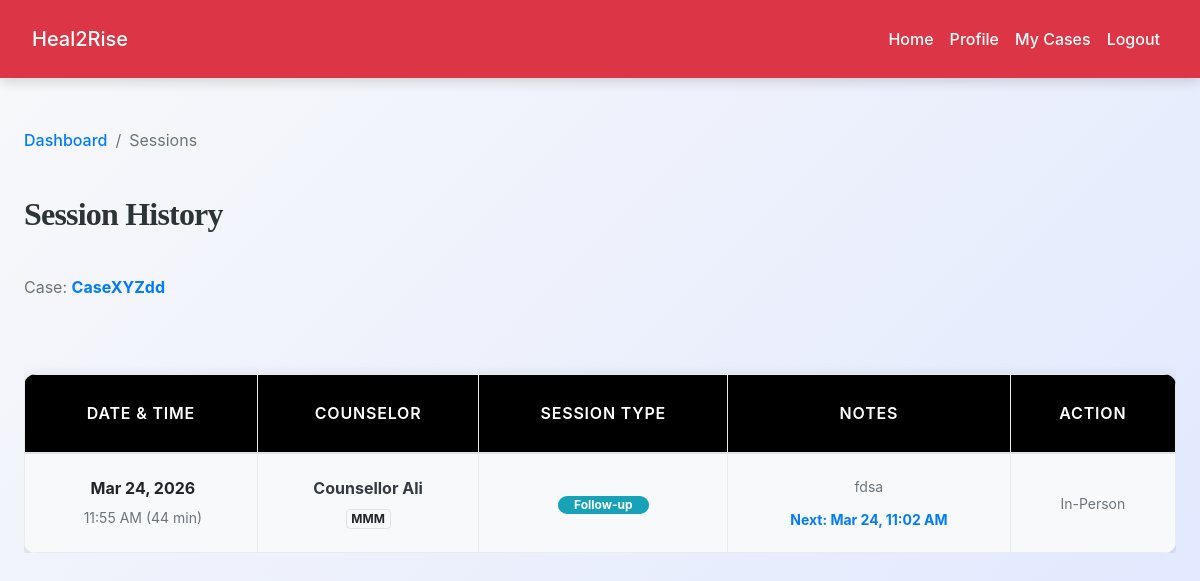
Screenshot of /user/user_sessions.php?id=5 (signed in) with the database file from the repository.
### tables this page shows
CREATE TABLE `cases` (
  `id` int(11) NOT NULL,
  `case_title` varchar(255) NOT NULL,
  `description` text NOT NULL,
  `user_id` int(11) NOT NULL,
  `assigned_ngo_id` int(11) DEFAULT NULL,
  `assigned_staff_id` int(11) DEFAULT NULL,
  `status` enum('pending','approved','rejected','closed') NOT NULL DEFAULT 'pending',
  `problem_category` text DEFAULT NULL,
  `severity` varchar(50) DEFAULT NULL,
  `risk_level` varchar(50) DEFAULT NULL,
  `created_at` datetime DEFAULT current_timestamp(),
  `closed_at` datetime DEFAULT NULL
);

CREATE TABLE `counseling_sessions` (
  `id` int(11) NOT NULL,
  `case_id` int(11) NOT NULL,
  `counselor_id` int(11) NOT NULL,
  `session_date` datetime NOT NULL,
  `session_type` varchar(50) NOT NULL,
  `duration_minutes` int(11) DEFAULT NULL,
  `notes` text DEFAULT NULL,
  `next_session` datetime DEFAULT NULL,
  `meeting_link` varchar(255) DEFAULT NULL,
  `created_at` datetime DEFAULT current_timestamp()
);

CREATE TABLE `counselors` (
  `id` int(11) NOT NULL,
  `full_name` varchar(100) NOT NULL,
  `email` varchar(100) NOT NULL,
  `phone` varchar(20) DEFAULT NULL,
  `password_hash` varchar(255) NOT NULL,
  `qualification` text DEFAULT NULL,
  `experience_years` int(11) DEFAULT 0,
  `specialization` varchar(100) DEFAULT NULL,
  `status` enum('active','inactive') DEFAULT 'active',
  `created_at` datetime DEFAULT current_timestamp()
);

### user/user_sessions.php (the view, shortened to what this page needs)
<?php
include('../config.php');
$user_id = $_SESSION['id'];
$case_id = intval($_GET['id']);
$stmt = $conn->prepare("SELECT case_title, status FROM cases WHERE id=? AND user_id=?");
$stmt->bind_param("ii", $case_id, $user_id);
$stmt->execute();
$case = $stmt->get_result()->fetch_assoc();
$stmt = $conn->prepare("
    SELECT s.*, co.full_name AS counselor_name, co.specialization
    FROM counseling_sessions s
    JOIN counselors co ON s.counselor_id = co.id
    WHERE s.case_id = ?
    ORDER BY s.session_date DESC
");
$stmt->bind_param("i", $case_id);
$stmt->execute();
$sessions_result = $stmt->get_result();
?>
<!DOCTYPE html>
<html lang="en">
<head>
    <link rel="stylesheet" href="https://cdn.jsdelivr.net/npm/bootstrap@4.6.2/dist/css/bootstrap.min.css">
    <link rel="stylesheet" href="https://cdnjs.cloudflare.com/ajax/libs/font-awesome/5.15.4/css/all.min.css">
    <link rel="stylesheet" href="../css/style.css">
</head>
<body class="bg-light">
<?php include('navbar.php'); ?>
<div class="container py-5">
    <div class="d-flex justify-content-between align-items-center mb-4">
        <div>
            <nav aria-label="breadcrumb">
              <ol class="breadcrumb bg-transparent p-0 mb-2">
                <li class="breadcrumb-item"><a href="dashboard.php">Dashboard</a></li>
                <li class="breadcrumb-item active">Sessions</li>
              </ol>
            </nav>
            <h2 class="font-weight-bold">Session History</h2>
            <p class="text-muted">Case: <span class="text-primary font-weight-bold"><?= htmlspecialchars($case['case_title']) ?></span></p>
        </div>
    </div>
            <?php if($sessions_result->num_rows > 0): ?>
            <div class="table-responsive">
                <table class="table table-hover mb-0">
                    <thead>
                        <tr>
                            <th class="pl-4">Date & Time</th>
                            <th>Counselor</th>
                            <th>Session Type</th>
                            <th>Notes</th>
                            <th>Action</th>
                        </tr>
                    </thead>
                    <tbody>
                        <?php while($s = $sessions_result->fetch_assoc()):
                            $is_future = strtotime($s['session_date']) > time();
                        ?>
                        <tr>
                            <td class="pl-4">
                                <div class="font-weight-bold"><?= date('M d, Y', strtotime($s['session_date'])) ?></div>
                                <small class="text-muted"><?= date('h:i A', strtotime($s['session_date'])) ?> (<?= $s['duration_minutes'] ?? '0' ?> min)</small>
                            </td>
                            <td>
                                <div class="font-weight-bold text-dark"><?= htmlspecialchars($s['counselor_name']) ?></div>
                                <small class="badge badge-light border"><?= htmlspecialchars($s['specialization'] ?? 'Counselor') ?></small>
                            </td>
                            <td>
                                <span class="badge badge-pill badge-info px-3"><?= htmlspecialchars($s['session_type']) ?></span>
                            </td>
                            <td class="small text-muted" style="max-width: 300px;">
                                <?= $s['notes'] ? nl2br(htmlspecialchars($s['notes'])) : '<em>No summary notes yet.</em>' ?>
                                <?php if($s['next_session']): ?>
                                    <div class="mt-2 text-primary font-weight-bold">
                                        Next: <?= date('M d, h:i A', strtotime($s['next_session'])) ?>
                                    </div>
                                <?php endif; ?>
                            </td>
                            <td>
                                <?php if($s['meeting_link'] && $is_future): ?>
                                    <a href="<?= htmlspecialchars($s['meeting_link']) ?>" target="_blank" class="btn btn-primary btn-sm meeting-btn shadow-sm">
                                        <i class="fas fa-video mr-1"></i> Join Now
                                    </a>
                                <?php elseif($s['meeting_link']): ?>
                                    <span class="text-muted small italic">Session Completed</span>
                                <?php else: ?>
                                    <span class="text-muted small">In-Person</span>
                                <?php endif; ?>
                            </td>
                        </tr>
                        <?php endwhile; ?>
                    </tbody>
                </table>
            </div>
            <?php endif; ?>
        </div>
</body>
</html>

### css/style.css (style rules this page uses)
:root { --primary: #007bff; --secondary: #6c757d; --success: #28a745; --info: #17a2b8; --warning: #ffc107; --danger: #dc3545; --light: #f8f9fa; --dark: #2d3436; --accent: #ff6f61; --highlight: #6f42c1; --shadow: rgba(0, 0, 0, 0.15); --transition: all 0.3s ease-in-out; }
body { font-family: 'Inter', 'Segoe UI', Tahoma, Geneva, Verdana, sans-serif; background: linear-gradient(135deg, var(--light) 0%, #e0e7ff 100%); color: var(--dark); line-height: 1.8; margin: 0; padding: 0; min-height: 100vh; font-size: 16px; }
h1, h2, h3, h4 { text-align: center; margin: 2.5rem 0; font-family: 'Georgia', 'Times New Roman', serif; color: var(--dark); font-weight: 700; letter-spacing: -0.025em; }
h2 { font-size: 2rem; }
.container { max-width: 1200px; margin: 0 auto 3rem; padding: 0 1.5rem; }
.table { width: 100%; border-collapse: collapse; margin: 2rem 0; font-size: 1rem; background-color: #ffffff; border-radius: 12px; overflow: hidden; box-shadow: 0 4px 16px var(--shadow); transition: var(--transition); }
.table th, .table td { padding: 1.25rem; border: 1px solid #e9ecef; text-align: center; vertical-align: middle; }
.table thead th { background-color: rgb(0, 0, 0); color: white; font-weight: 600; text-transform: uppercase; letter-spacing: 0.05em; padding: 1.5rem; }
.table tbody tr { transition: var(--transition); }
.table tbody tr:nth-child(odd) { background-color: var(--light); }
a { color: var(--primary); text-decoration: none; font-weight: 500; transition: var(--transition); }

### rows the page displays
cases: case_title "CaseXYZdd"
counseling_sessions: session_date "Mar 24, 2026", session_date "11:55 AM", duration_minutes "44", counselor.full_name "Counsellor Ali", counselor.specialization "MMM", session_type "Follow-up", notes "fdsa", next_session "Mar 24, 11:02 AM", meeting_link "In-Person"
